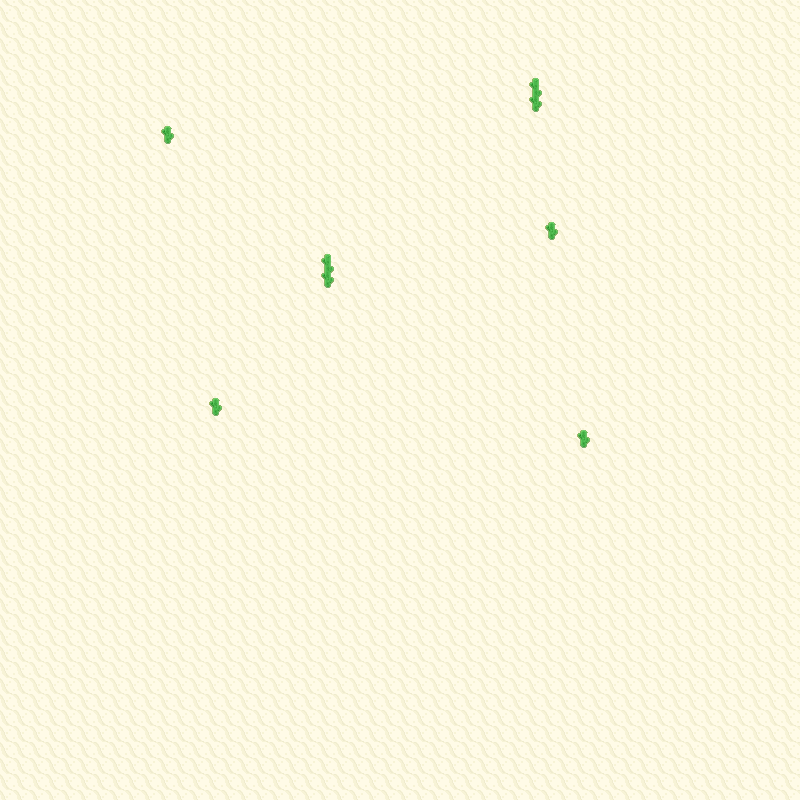

Rendered tile map (Tiled .tmx) drawn with the repository's tilesets; below, a short description and the map source with its tile grids summarised:
An orthogonal 50x50 tile map with 16x16 px tiles, 4 tile layers (Grass, Walkable, Collisions, WalkBehind), 5 tilesets.

<map version="1.0" orientation="orthogonal" width="50" height="50" tilewidth="16" tileheight="16">
<properties>
 <property name="dayPokemonChances" value="Cacnea,20;Baltoy,20;Claydol,10;Cacturne,20;Sandshrew,10;Sandslash,20;" />
 <property name="dayPokemonLevels" value="35-35;35-35;65-65;65-65;35-35;65-65;" />
 <property name="fishPokemonChances" value="" />
  <property name="fishPokemonLevels" value="" />
 <property name="nightPokemonChances" value="Cacnea,20;Baltoy,20;Claydol,10;Cacturne,20;Sandshrew,10;Sandslash,20;" />
 <property name="nightPokemonLevels" value="35-35;35-35;65-65;65-65;35-35;65-65;" />
  <property name="pvp" value="yes" />
 <property name="waterPokemonChances" value="" />
  <property name="waterPokemonLevels" value="" />
 <property name="wildProbability" value="4" />
  <property name="xOffsetModifier" value="0" />
 <property name="yOffsetModifier" value="0" />
</properties>
 <tileset firstgid="1" source="Cliffs01.tsx" />
 <tileset firstgid="231" source="Cliffs02.tsx" />
 <tileset firstgid="343" source="SinnohInteriorSet1.tsx" />
 <tileset firstgid="2711" source="Water02.tsx" />
 <tileset firstgid="2903" source="Orre Tileset 1.tsx" />
 <layer name="Grass" width="50" height="50">
  <data>[2500 cells, 2500 non-empty, 1 distinct tile ids]</data>
 </layer>
 <layer name="Walkable" width="50" height="50">
  <data>[2500 cells, 0 non-empty, 0 distinct tile ids]</data>
 </layer>
 <layer name="Collisions" width="50" height="50">
  <data>[2500 cells, 6 non-empty, 1 distinct tile ids]</data>
 </layer>
 <layer name="WalkBehind" width="50" height="50">
  <data>[2500 cells, 8 non-empty, 2 distinct tile ids]</data>
 </layer>
</map>
